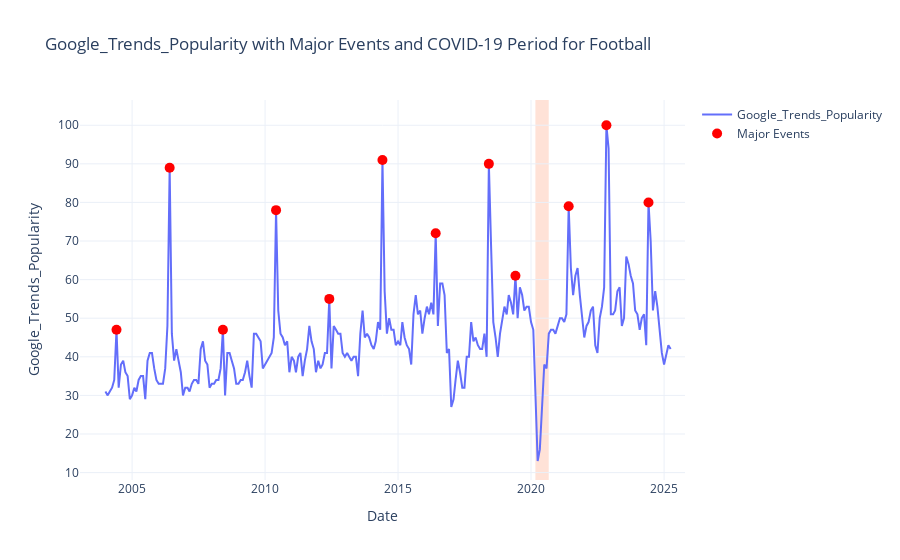

The notebook cell this image was saved under:
### Markdown cell above
## Plotting Major Events and COVID-19 Period for a Sport

This function visualizes the time series of a selected sport, highlighting two key aspects:

- **Major Events:** Plotted as red markers to indicate dates where significant events occurred.
- **COVID-19 Period:** The specified pandemic period is shaded on the plot for clear visual context.

The plot helps analyze how major events and the COVID-19 pandemic may have influenced the popularity metric over time.

### Code cell
def plot_major_events(data, sport, value_col='Google_Trends_Popularity', 
                    corona_start='2020-03-01', corona_end='2020-8-31',output_html=None):
    sport_data = data[data['Sport'] == sport].copy()
    major_events = sport_data[sport_data['Major_Event'] == 1]
    
    fig = go.Figure()
    fig.add_trace(go.Scatter(x=sport_data.index, y=sport_data[value_col], 
                            mode='lines', name=value_col))
    fig.add_trace(go.Scatter(x=major_events.index, y=major_events[value_col], 
                            mode='markers', name='Major Events', 
                            marker=dict(size=10, color='red')))
    
    fig.add_shape(type="rect",
        x0=corona_start, x1=corona_end,
        y0=0, y1=1,
        yref="paper",
        fillcolor="LightSalmon",
        opacity=0.3,
        layer="below",
        line_width=0)
    
    fig.update_layout(
        title=f'{value_col} with Major Events and COVID-19 Period for {sport}',
        xaxis_title='Date',
        yaxis_title=value_col,
        template='plotly_white')
    
    if output_html:
        fig.write_html(output_html)
    
    fig.show()

plot_major_events(data, sport , output_html=f'./plots/2-{sport}_plot.html')

### Figure 1 — Plotly figure (JSON) as saved in the notebook; plotly's stock layout.template omitted (floating-point values rounded to 4 significant figures; data arrays with more than 128 entries replaced by an {"elided": "..."} marker saying what was removed)
{"data": [{"mode": "lines", "name": "Google_Trends_Popularity", "type": "scatter", "x": {"elided": "256 str values"}, "y": {"elided": "256 int values"}}, {"marker": {"color": "red", "size": 10}, "mode": "markers", "name": "Major Events", "type": "scatter", "x": ["2004-06-01T00:00:00", "2006-06-01T00:00:00", "2008-06-01T00:00:00", "2010-06-01T00:00:00", "2012-06-01T00:00:00", "2014-06-01T00:00:00", "2016-06-01T00:00:00", "2018-06-01T00:00:00", "2019-06-01T00:00:00", "2021-06-01T00:00:00", "2022-11-01T00:00:00", "2024-06-01T00:00:00"], "y": [47, 89, 47, 78, 55, 91, 72, 90, 61, 79, 100, 80]}], "layout": {"shapes": [{"fillcolor": "LightSalmon", "layer": "below", "line": {"width": 0}, "opacity": 0.3, "type": "rect", "x0": "2020-03-01", "x1": "2020-8-31", "y0": 0, "y1": 1, "yref": "paper"}], "title": {"text": "Google_Trends_Popularity with Major Events and COVID-19 Period for Football"}, "xaxis": {"title": {"text": "Date"}}, "yaxis": {"title": {"text": "Google_Trends_Popularity"}}}}
